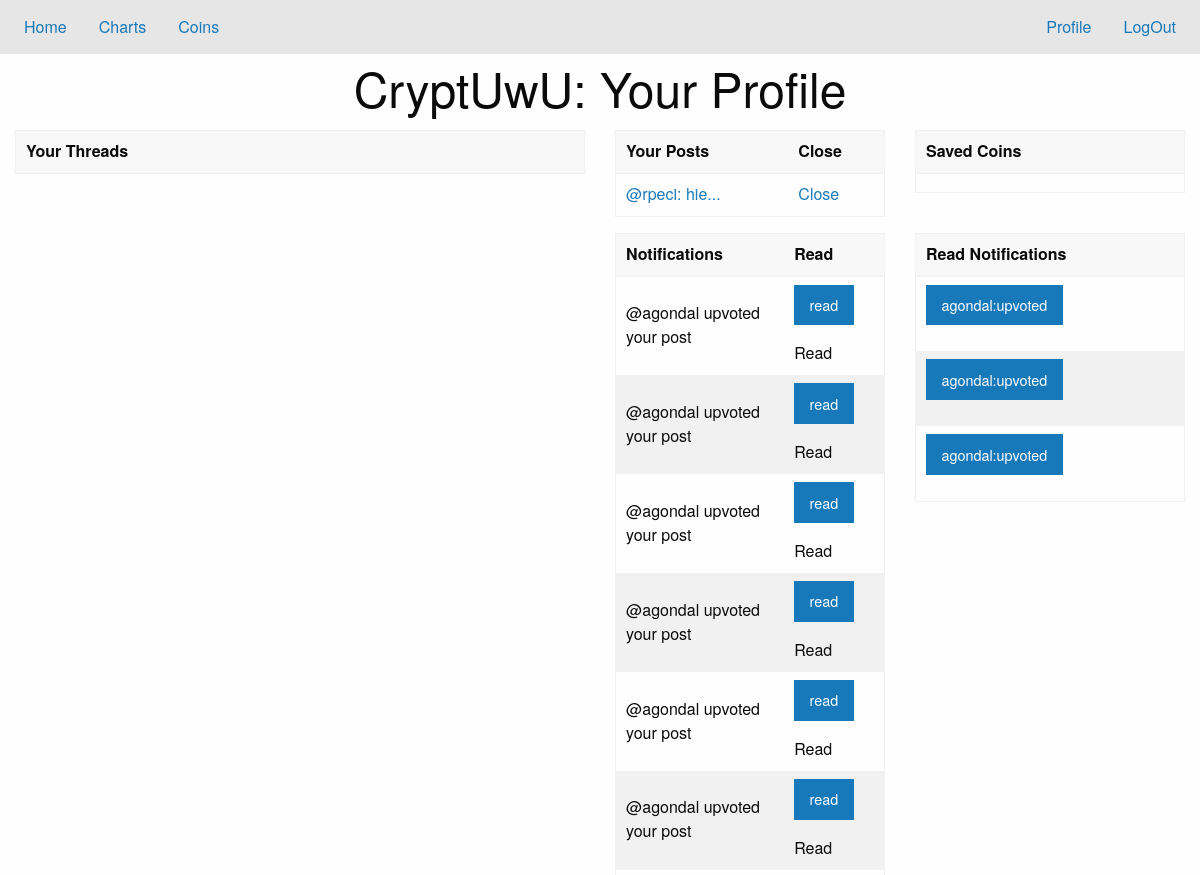
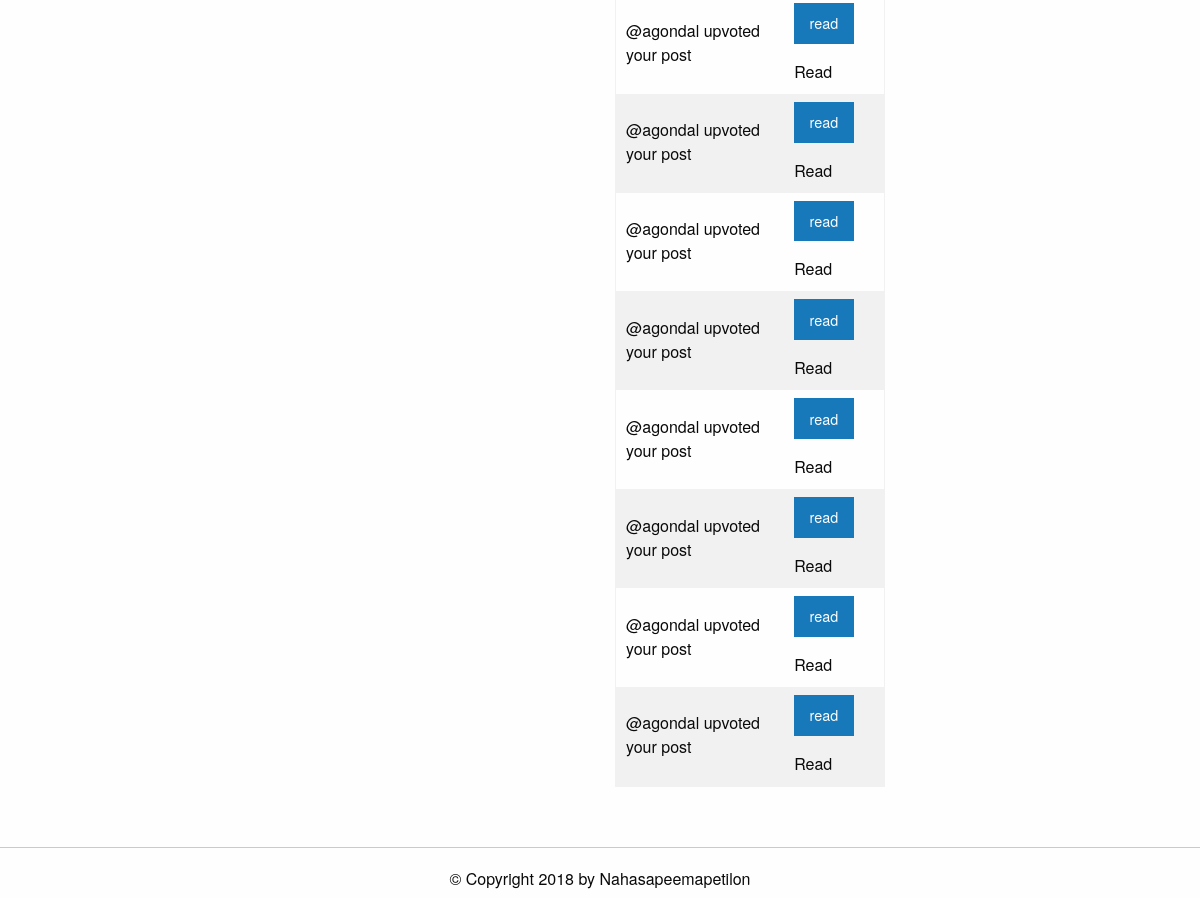
The app's page /profile (signed in) with its own data (2 pictures, top to bottom).
### tables this page shows
CREATE TABLE agondal_posts (threadID INT, postID INT, post TEXT);

CREATE TABLE agondal_notifications (user TEXT, action TEXT, threadID INT, postID INT, read INT);

### app.py (the view, shortened to what this page needs)
@app.route('/profile', methods=['POST', 'GET'])
def load_profile():
    if noUser():
        return redirect('/')
    db = sqlite3.connect('./data/base.db')
    c = db.cursor()
    if request.method=='GET':
        coins=dbEditor.getCoins(c,session['username'])
        threads=dbEditor.userThreads(c, session['username'])
        posts=dbEditor.userPosts(c,session['username'])
        readPosts =dbEditor.getReadNotifs(c,session['username'])
        unreadPosts =dbEditor.getUnreadNotifs(c,session['username'])
        db.close()
        return render_template('profile.html', coins=coins, threads=threads, posts=posts,read_posts=readPosts, unread_posts=unreadPosts)

### app.py (called while the page is built)
def noUser():
    return 'username' not in session.keys()

### util/dbEditor.py (called while the page is built)
def foo_char_html(str): # parses through username
    return str.replace('&', '&amp;').replace('<', '&lt;').replace('>', '&gt;')

def getCoins(cursor,user): # get list of coins user likes
    t = cursor.execute("SELECT listCoins from coins WHERE username = ?;", (foo_char_html(user),)).fetchone()[0]
    val = t.split("!")
    return val

def userThreads(cursor,user):
    v = "SELECT post,threadID FROM " + user + "_threads;"
    l = list(cursor.execute(v))
    return l

def userPosts(cursor,user):
    v = "SELECT * FROM " + user + "_posts;"
    l = list(cursor.execute(v))
    return l

def getReadNotifs(cursor,user):
    v = "SELECT * FROM " + user + "_notifications WHERE read = ?;"
    return list(cursor.execute(v,(1,)))

def getUnreadNotifs(cursor,user):
    v = "SELECT * FROM " + user + "_notifications WHERE read = ?;"
    return list(cursor.execute(v,(0,)))

### templates/profile.html (shortened to what this page needs)
{% extends "home.html" %}
{% block content %}
<h1 class="text-center"> CryptUwU: Your Profile</h1>
<div class="grid-container">
  <div class="grid-x grid-padding-x">
    <div class="cell small-6">
      <table class="hover">
	<thead><tr>
	    <th> Your Threads </th>
	</tr></thead>
      </table>
    </div>
    <div  class="cell small-6">
      <div class="grid-x grid-padding-x">
	<div  class="cell small-6">
	  <table class="hover">
	    <thead><tr>
		<th> Your Posts
		</th>
		<th> Close</th>
	    </tr></thead>
	    <tbody>
	      {% for post in posts %}
	      <tr data-closable>
		<td><a href="/thread?id={{post[0]}}#{{post[1]}}">{{ post[2] }}</a>
		</td>
		<td><a href="#" data-close>Close</a>
		</td>
	      </tr>
	      {% endfor %}
	    </tbody>
	  </table>
	</div>
	<div  class="cell small-6">
	  <table class="hover">
	    <thead><tr><th> Saved Coins </th></tr></thead>
	    <tbody>
	      {% for coin in coins %}
	      <tr><td>{{ coin }}</td></tr>
	      {% endfor %}
	    </tbody>
	  </table>
	</div>
      </div>
      <div class="grid-x grid-padding-x">
	<div  class="cell small-6">
	  <table class="hover">
	    <thead><tr><th> Notifications </th><th> Read</th>
	    </tr></thead>
	    <tbody>
	      {% for post in unread_posts %}
	      <tr data-closable><td>@{{post[0]}} {{post[1]}} your post</td>
		<td>
		  <form action="#" method="POST">
		    <input type="submit" class="button"  name="act" value="read" data-close> Read </input>
		  </form>
	      </tr>
	      {% endfor %}
	    </tbody>
	  </table>
	</div>
	<div class="small-6 cell">
	  <table class="hover">
	    <thead><tr><th> Read Notifications </th>
	    </tr></thead>
	    <tbody>
	      {% for post in read_posts %}
	      <tr><td>
		  <form action="#" method="POST">
		    <input type="submit" class="button"  name="act" value="{{post[0]}}:{{post[1]}}" >
		  </form>
	      </tr>
	      {% endfor %}
	    </tbody>
	  </table>
	</div>
      </div>
    </div>
  </div>
</div>
{% endblock %}

### records on screen
agondal_posts: post "@rpeci: hie..."
agondal_notifications: user "agondal", action "upvoted"
agondal_notifications: user "agondal", action "upvoted"
agondal_notifications: user "agondal", action "upvoted"
agondal_notifications: user "agondal", action "upvoted"
agondal_notifications: user "agondal", action "upvoted"
agondal_notifications: user "agondal", action "upvoted"
agondal_notifications: user "agondal", action "upvoted"
agondal_notifications: user "agondal", action "upvoted"
agondal_notifications: user "agondal", action "upvoted"
agondal_notifications: user "agondal", action "upvoted"
agondal_notifications: user "agondal", action "upvoted"
agondal_notifications: user "agondal", action "upvoted"
agondal_notifications: user "agondal", action "upvoted"
agondal_notifications: user "agondal", action "upvoted"
agondal_notifications: act "agondal:upvoted"
agondal_notifications: act "agondal:upvoted"
agondal_notifications: act "agondal:upvoted"
